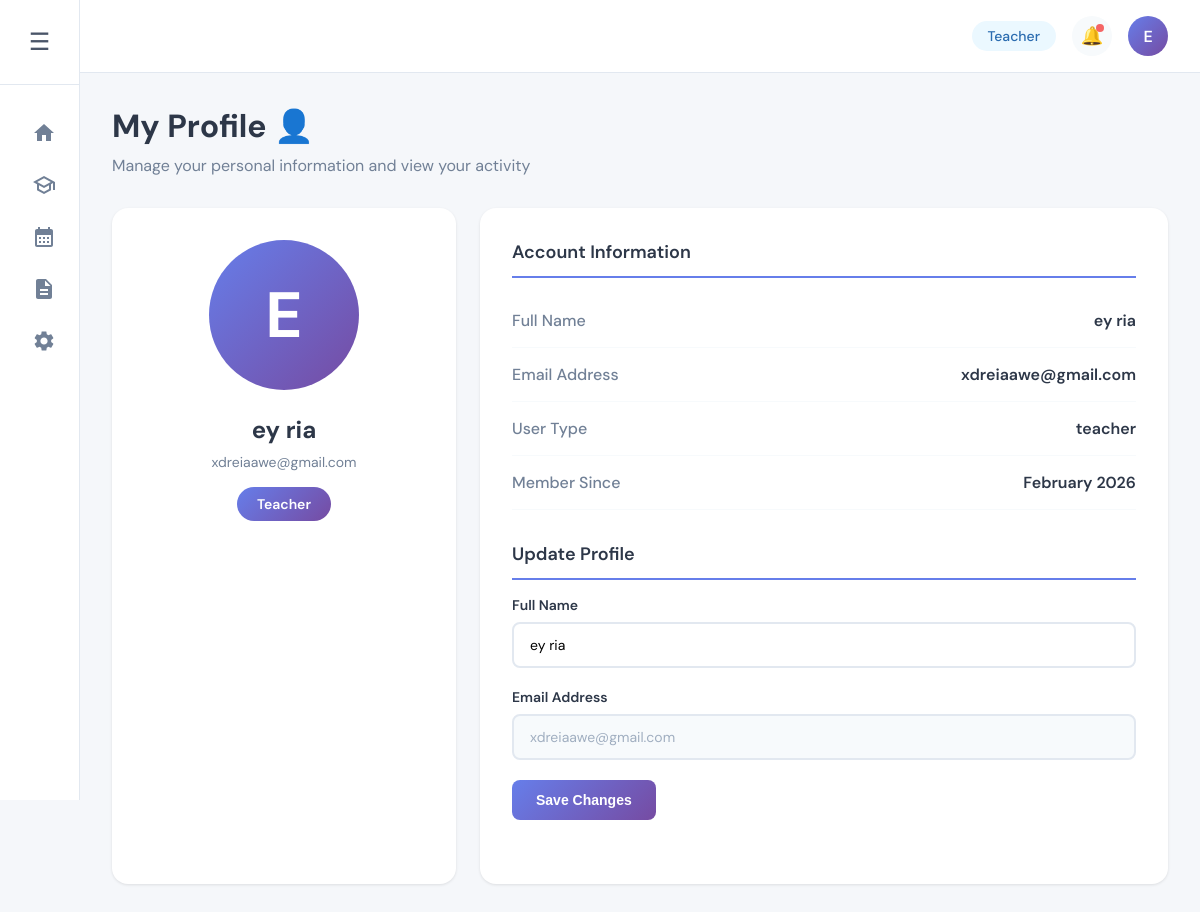
The app's page /profile.php (signed in) with its own data.
### tables this page shows
CREATE TABLE `users` (
  `id` int NOT NULL AUTO_INCREMENT,
  `username` varchar(50) NOT NULL,
  `email` varchar(100) NOT NULL,
  `password` varchar(255) DEFAULT NULL,
  `google_id` varchar(255) DEFAULT NULL,
  `full_name` varchar(100) NOT NULL,
  `user_type` enum('student','teacher','admin') DEFAULT 'student',
  `profile_image` varchar(255) DEFAULT 'default.png',
  `created_at` timestamp NULL DEFAULT CURRENT_TIMESTAMP,
  `updated_at` timestamp NULL DEFAULT CURRENT_TIMESTAMP ON UPDATE CURRENT_TIMESTAMP,
  `last_login` timestamp NULL DEFAULT NULL,
  `is_active` tinyint(1) DEFAULT '1',
  PRIMARY KEY (`id`),
  UNIQUE KEY `username` (`username`),
  UNIQUE KEY `email` (`email`),
  UNIQUE KEY `google_id` (`google_id`),
  KEY `idx_email` (`email`),
  KEY `idx_username` (`username`)
);

### profile.php (the view, shortened to what this page needs)
<?php
$database = new Database();
$pdo = $database->connect();
$user_name = $_SESSION['full_name'];
$user_type = $_SESSION['user_type'];
$user_id = $_SESSION['user_id'];
$stmt = $pdo->prepare("SELECT * FROM users WHERE id = ?");
$stmt->execute([$user_id]);
$user = $stmt->fetch(PDO::FETCH_ASSOC);
?>
<!DOCTYPE html>
<html lang="en">
<head>
    <link rel="stylesheet" href="css/dark-mode.css">
</head>
<body>
    <div class="dashboard-layout">
        <aside class="sidebar" id="sidebar">
            <div class="sidebar-header">
                <button class="menu-toggle" id="menuToggle">☰</button>
            </div>
            <nav class="sidebar-menu">
                <a href="dashboard.php" class="menu-item">
                    <svg class="menu-icon" viewBox="0 0 24 24"><path d="M10 20v-6h4v6h5v-8h3L12 3 2 12h3v8z"/></svg>
                </a>
                <a href="my-classes.php" class="menu-item">
                    <svg class="menu-icon" viewBox="0 0 24 24"><path d="M12 3L1 9l4 2.18v6L12 21l7-3.82v-6l2-1.09V17h2V9L12 3zm6.82 6L12 12.72 5.18 9 12 5.28 18.82 9zM17 15.99l-5 2.73-5-2.73v-3.72L12 15l5-2.73v3.72z"/></svg>
                </a>
                <a href="calendar.php" class="menu-item">
                    <svg class="menu-icon" viewBox="0 0 24 24"><path d="M19 4h-1V2h-2v2H8V2H6v2H5c-1.11 0-1.99.9-1.99 2L3 20c0 1.1.89 2 2 2h14c1.1 0 2-.9 2-2V6c0-1.1-.9-2-2-2zm0 16H5V10h14v10zM9 14H7v-2h2v2zm4 0h-2v-2h2v2zm4 0h-2v-2h2v2zm-8 4H7v-2h2v2zm4 0h-2v-2h2v2zm4 0h-2v-2h2v2z"/></svg>
                </a>
                <a href="todo.php" class="menu-item">
                    <svg class="menu-icon" viewBox="0 0 24 24"><path d="M14 2H6c-1.1 0-1.99.9-1.99 2L4 20c0 1.1.89 2 1.99 2H18c1.1 0 2-.9 2-2V8l-6-6zm2 16H8v-2h8v2zm0-4H8v-2h8v2zm-3-5V3.5L18.5 9H13z"/></svg>
                </a>
                <a href="settings.php" class="menu-item">
                </a>
            </nav>
        </aside>
        <main class="main-content">
            <div class="top-bar">
                <div class="top-bar-right">
                    <div class="user-badge"><?php echo htmlspecialchars($user_type); ?></div>
                    <button class="icon-btn">
                        🔔
                        <span class="notification-badge"></span>
                    </button>
                    <div class="user-avatar" id="userAvatar">
                        <?php echo strtoupper(substr($user_name, 0, 1)); ?>
                    </div>
                </div>
            </div>
            <div class="content-area">
                <div class="page-header">
                    <h1 class="page-title">My Profile 👤</h1>
                    <p class="page-subtitle">Manage your personal information and view your activity</p>
                </div>
                <div class="profile-grid">
                    <div class="profile-card">
                        <div class="profile-avatar-large">
                            <?php echo strtoupper(substr($user_name, 0, 1)); ?>
                        </div>
                        <div class="profile-info">
                            <div class="profile-name"><?php echo htmlspecialchars($user_name); ?></div>
                            <div class="profile-email"><?php echo htmlspecialchars($user['email']); ?></div>
                            <div class="profile-type-badge"><?php echo htmlspecialchars($user_type); ?></div>
                        </div>
                    </div>
                    <div class="profile-card">
                        <div class="info-section">
                            <div class="info-title">Account Information</div>
                            <div class="info-row">
                                <span class="info-label">Full Name</span>
                                <span class="info-value"><?php echo htmlspecialchars($user['full_name']); ?></span>
                            </div>
                            <div class="info-row">
                                <span class="info-label">Email Address</span>
                                <span class="info-value"><?php echo htmlspecialchars($user['email']); ?></span>
                            </div>
                            <div class="info-row">
                                <span class="info-label">User Type</span>
                                <span class="info-value"><?php echo htmlspecialchars($user_type); ?></span>
                            </div>
                            <div class="info-row">
                                <span class="info-label">Member Since</span>
                                <span class="info-value"><?php echo date('F Y', strtotime($user['created_at'])); ?></span>
                            </div>
                        </div>
                        <div class="info-section">
                            <div class="info-title">Update Profile</div>
                            <form id="profileForm">
                                <div class="form-group">
                                    <label>Full Name</label>
                                    <input type="text" name="full_name" value="<?php echo htmlspecialchars($user['full_name']); ?>" required>
                                </div>
                                <div class="form-group">
                                    <label>Email Address</label>
                                    <input type="email" name="email" value="<?php echo htmlspecialchars($user['email']); ?>" readonly>
                                </div>
                                <button type="submit" class="btn-primary">Save Changes</button>
                            </form>
                        </div>
                    </div>
                </div>
            </div>
        </main>
    </div>
</body>
</html>

### profile.php (style rules this page uses)
* { margin: 0; padding: 0; box-sizing: border-box; }
body { font-family: 'DM Sans', sans-serif; background-color: #f5f7fa; color: #2d3748; }
.dashboard-layout { display: flex; min-height: 100vh; }
.sidebar { width: 80px; background-color: #ffffff; border-right: 1px solid #e2e8f0; display: flex; flex-direction: column; position: fixed; height: 100vh; transition: width 0.3s ease; z-index: 1000; }
.sidebar-header { padding: 20px; border-bottom: 1px solid #e2e8f0; display: flex; align-items: center; justify-content: center; }
.menu-toggle { background: none; border: none; font-size: 24px; cursor: pointer; color: #4a5568; padding: 8px; border-radius: 8px; transition: background-color 0.2s; }
.sidebar-menu { flex: 1; padding: 20px 0; }
.menu-item { display: flex; align-items: center; padding: 12px 20px; color: #718096; text-decoration: none; transition: all 0.2s; margin: 4px 12px; border-radius: 8px; cursor: pointer; }
.menu-icon { width: 24px; height: 24px; min-width: 24px; fill: currentColor; }
.main-content { flex: 1; margin-left: 80px; transition: margin-left 0.3s ease; }
.top-bar { background-color: #ffffff; border-bottom: 1px solid #e2e8f0; padding: 16px 32px; display: flex; justify-content: space-between; align-items: center; position: sticky; top: 0; z-index: 100; }
.top-bar-right { display: flex; align-items: center; gap: 16px; }
.user-badge { padding: 6px 16px; background-color: #ebf8ff; color: #2b6cb0; border-radius: 20px; font-size: 14px; font-weight: 500; text-transform: capitalize; }
.icon-btn { position: relative; background-color: #f7fafc; border: none; width: 40px; height: 40px; border-radius: 50%; cursor: pointer; font-size: 18px; display: flex; align-items: center; justify-content: center; transition: background-color 0.2s; }
.notification-badge { position: absolute; top: 8px; right: 8px; width: 8px; height: 8px; background-color: #f56565; border-radius: 50%; }
.user-avatar { width: 40px; height: 40px; border-radius: 50%; background: linear-gradient(135deg, #667eea 0%, #764ba2 100%); display: flex; align-items: center; justify-content: center; color: white; font-weight: 600; font-size: 16px; cursor: pointer; transition: transform 0.2s; }
.content-area { padding: 32px; }
.page-header { margin-bottom: 32px; }
.page-title { font-size: 32px; font-weight: 700; color: #2d3748; margin-bottom: 8px; }
.page-subtitle { color: #718096; font-size: 16px; }
.profile-grid { display: grid; grid-template-columns: 1fr 2fr; gap: 24px; margin-bottom: 24px; }
.profile-card { background: white; border-radius: 16px; padding: 32px; box-shadow: 0 1px 3px rgba(0, 0, 0, 0.1); }
.profile-avatar-large { width: 150px; height: 150px; border-radius: 50%; background: linear-gradient(135deg, #667eea 0%, #764ba2 100%); display: flex; align-items: center; justify-content: center; color: white; font-weight: 700; font-size: 64px; margin: 0 auto 24px; }
.profile-info { text-align: center; }
.profile-name { font-size: 24px; font-weight: 700; color: #2d3748; margin-bottom: 8px; }
.profile-email { color: #718096; font-size: 14px; margin-bottom: 16px; }
.profile-type-badge { display: inline-block; padding: 8px 20px; background: linear-gradient(135deg, #667eea 0%, #764ba2 100%); color: white; border-radius: 24px; font-size: 14px; font-weight: 600; text-transform: capitalize; }
.info-section { margin-bottom: 32px; }
.info-title { font-size: 18px; font-weight: 600; color: #2d3748; margin-bottom: 16px; padding-bottom: 12px; border-bottom: 2px solid #667eea; }
.info-row { display: flex; justify-content: space-between; padding: 16px 0; border-bottom: 1px solid #f7fafc; }
.info-label { color: #718096; font-weight: 500; }
.info-value { color: #2d3748; font-weight: 600; }
.btn-primary { background: linear-gradient(135deg, #667eea 0%, #764ba2 100%); color: white; padding: 12px 24px; border: none; border-radius: 8px; font-weight: 600; cursor: pointer; transition: all 0.2s; font-size: 14px; }
.form-group { margin-bottom: 20px; }
.form-group label { display: block; margin-bottom: 8px; color: #2d3748; font-weight: 600; font-size: 14px; }
.form-group input { width: 100%; padding: 12px 16px; border: 2px solid #e2e8f0; border-radius: 8px; font-size: 14px; transition: all 0.2s; font-family: 'DM Sans', sans-serif; }
.form-group input:read-only { background-color: #f7fafc; color: #a0aec0; cursor: not-allowed; }

### records on screen
users: email "xdreiaawe@gmail.com", full_name "ey ria", created_at "February 2026"

### other values on screen
$user_type "Teacher"
substr($user_name, 0, 1) "E"
$user_name "ey ria"
$user_type "teacher"
